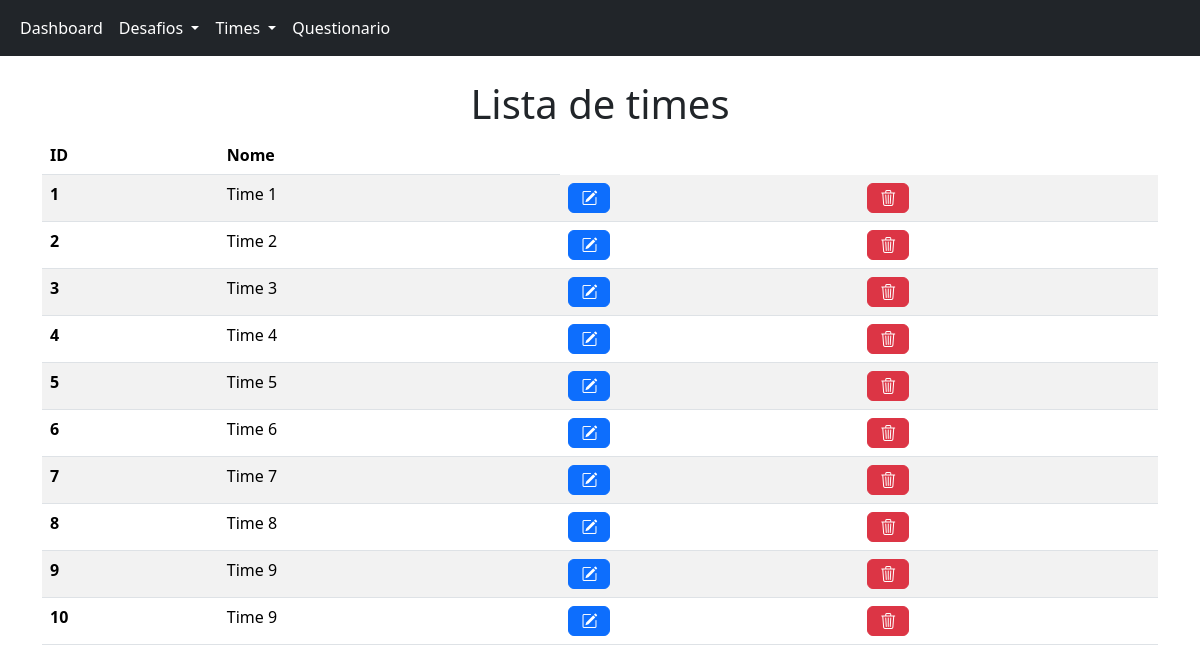
Page /view/times/listar_time.php on the earlier database version.
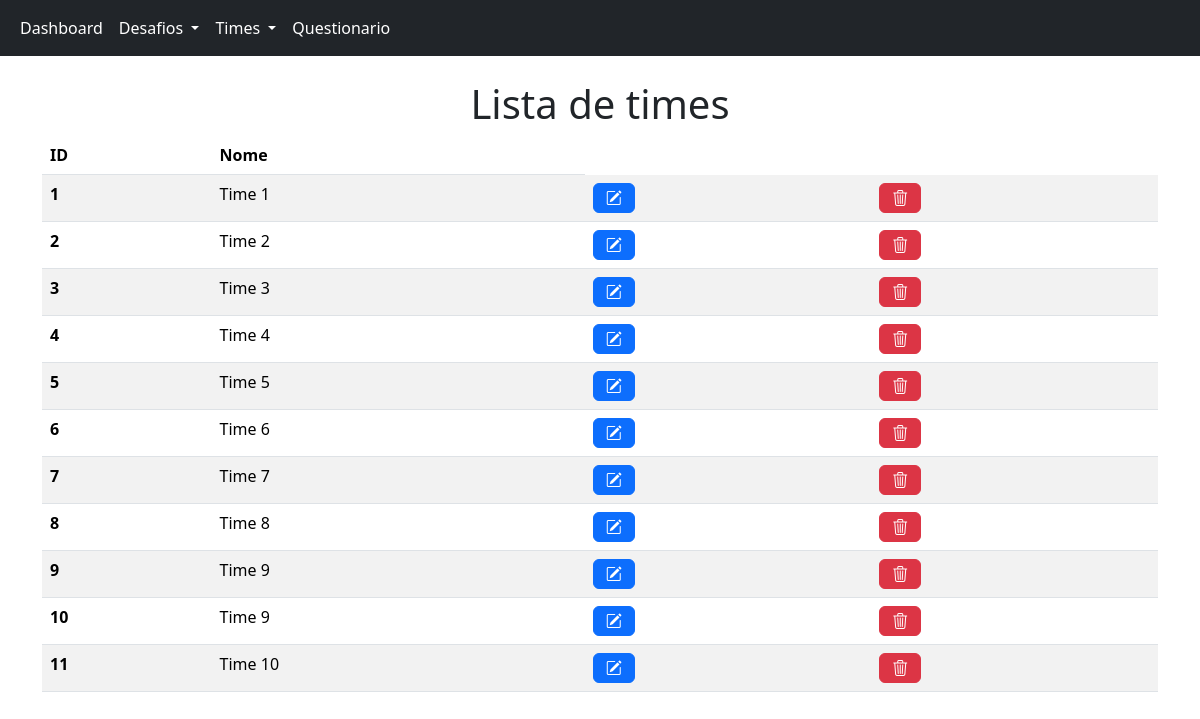
Same page on the later database version.
### tables this page shows
CREATE TABLE times (
    id_times INT NOT NULL AUTO_INCREMENT,
    nome VARCHAR(200),
    PRIMARY KEY(id_times)
);

### app/model/Database.php (called while the page is built, shortened)
<?php
class Database {
    private $conn;
    private string $local = 'localhost';
    private string $db = 'torneioArduino';
    private string $user = 'devweb';
    private string $password = 'suporte@22';
    private $table;
    function __construct($table = null){
        $this->table = $table;
    }
    private function conecta(){
        try{
            $this->conn = new PDO("mysql:host=".$this->local.";dbname=$this->db",$this->user,$this->password);
            $this->conn->setAttribute(PDO::ATTR_ERRMODE, PDO::ERRMODE_EXCEPTION);
        }catch(PDOException $err){
            die("Connection Failed". $err->getMessage());
        }
    }
    public function select($where = null, $order = null, $limit = null, $fields = '*'){
        $where = $where ? 'WHERE ' . $where : '';
        $order = $order ? 'ORDER BY ' . $order : '';
        $limit = $limit ? 'LIMIT ' . $limit : '';
        $query = 'SELECT ' . $fields . ' FROM ' . $this->table . ' ' . $where . ' ' . $order . ' ' . $limit;
        $stmt = $this->conn->prepare($query);
        $stmt->execute();
        return $stmt;
    }
}

### app/controller/time.php (called while the page is built, shortened)
<?php
require __DIR__ . '/../model/Database.php';
class Times_torneio {
    public function buscar($where=null, $order=null, $limit=null){
        $db = new Database('times');
        $res = $db->select($where, $order, $limit)->fetchAll(PDO::FETCH_CLASS,self::class);
        return $res;
    }
}

### view/times/listar_time.php (the view, shortened to what this page needs)
<?php
require '../../app/controller/time.php';
$objUser = new Times_torneio();
  $dados = $objUser->buscar();
  require './menuTimes.php'
?>
<!DOCTYPE html>
<html lang="pt-br">
<head>
    <link href="https://cdn.jsdelivr.net/npm/bootstrap@5.3.3/dist/css/bootstrap.min.css" rel="stylesheet">
    <link rel="stylesheet" href="https://cdn.jsdelivr.net/npm/bootstrap-icons@1.11.3/font/bootstrap-icons.min.css">
  </head>
<body>
    <div class="container">
        <h1 class="mt-4 text-center">Lista de times </h1>
    </div>
    <div class="container">
        <table class="table table-striped">
          <thead>
            <tr>
              <th scope="col">ID</th>
              <th scope="col">Nome</th>
            </tr>
          </thead>
          <tbody>
            <?php
              foreach($dados as $time){
                echo '
                <tr>
                  <th scope="row">'.$time->id_times.'</th>
                  <td>'.$time->nome.'</td>
                  <td><a class="btn btn-primary" href="./editar_time.php?id_time='.$time->id_times.'"><i class="bi bi-pencil-square"></i></a></td>
                  <td><a class="btn btn-danger" href="./excluir_time.php?id_time='.$time->id_times.'"><i class="bi bi-trash3"></i></a></td>
                </tr>
                ';
              }
            ?>
          </tbody>
        </table>
    </div>
</body>
</html>

### view/times/menuTimes.php (shortened to what this page needs)
<nav class="navbar navbar-expand-lg bg-dark">
  <div class="container-fluid">
    <div class="collapse navbar-collapse" id="navbarSupportedContent">
      <ul class="navbar-nav me-auto mb-2 mb-lg-0">
          <li class="nav-item">
          <a class="nav-link active text-white" aria-current="page" href="../../index.php">Dashboard</a>
        </li>
        <li class="nav-item dropdown">
          <a class="nav-link dropdown-toggle text-white" href="#" id="navbarDropdownDesafios" role="button" data-bs-toggle="dropdown" aria-expanded="false">
              Desafios
            </a>
        </li>
        <li class="nav-item dropdown">
          <a class="nav-link dropdown-toggle text-white" href="#" id="navbarDropdownTimes" role="button" data-bs-toggle="dropdown" aria-expanded="false">
              Times
            </a>
        </li>
        <li class="nav-item">
          <a class="nav-link active text-white" aria-current="page" href="../questionario/questionario.php">Questionario</a>
        </li>
    </ul>
    </div>
  </div>
</nav>

Differences in the rows shown:
added times: id_times "11", nome "Time 10"
